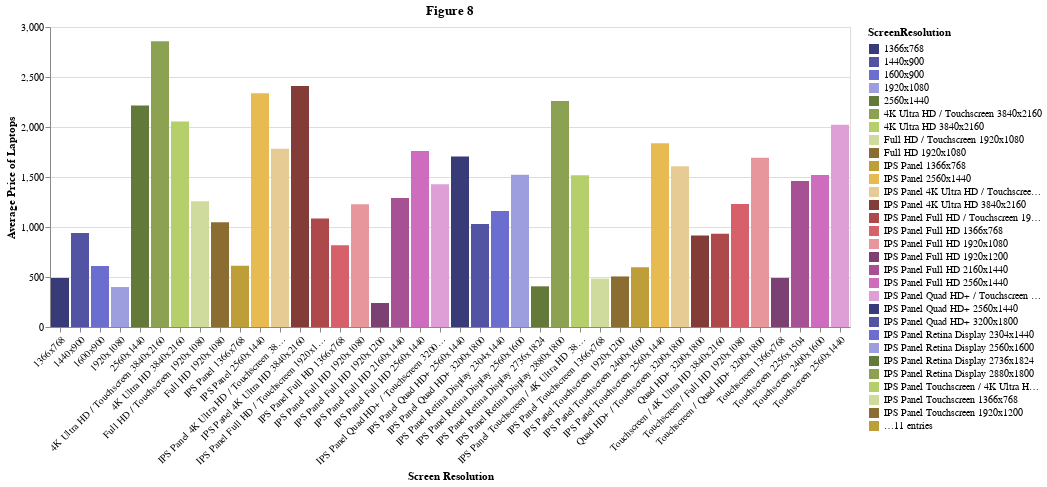

Source (notebook cell):
### Code cell
laptop_resolution_avg_price = (
    laptop_data.groupby(["ScreenResolution"])
        .mean(["Price_CAD"])
        .reset_index()
        .rename(columns = {"Price_CAD" : "Average Price"})
)

laptop_resolution_plot = alt.Chart(laptop_resolution_avg_price, title = 'Figure 8').mark_bar().encode(
    x=alt.X("ScreenResolution")
        .title("Screen Resolution"),
    y=alt.Y("Average Price")
        .title("Average Price of Laptops"),
    color=alt.Color("ScreenResolution")
            .scale(scheme="category20b")
).configure_axisX(labelAngle=-45)
laptop_resolution_plot

### Figure 1 — Vega-Lite specification as saved in the notebook (floating-point values rounded to 4 significant figures)
{"config": {"view": {"continuousWidth": 300, "continuousHeight": 300}, "axisX": {"labelAngle": -45}}, "data": {"name": "data-a0eddd06ce803b7520f27a4dae785506"}, "mark": {"type": "bar"}, "encoding": {"color": {"field": "ScreenResolution", "scale": {"scheme": "category20b"}, "type": "nominal"}, "x": {"field": "ScreenResolution", "title": "Screen Resolution", "type": "nominal"}, "y": {"field": "Average Price", "title": "Average Price of Laptops", "type": "quantitative"}}, "title": "Figure 8", "$schema": "https://vega.github.io/schema/vega-lite/v5.16.3.json", "datasets": {"data-a0eddd06ce803b7520f27a4dae785506": [{"ScreenResolution": "1366x768", "ScreenSize_Inches": 15.04, "Memory_GB": 4.708, "Storage": 217.9, "Weight_Kg": 2.025, "Average Price": 490.5}, {"ScreenResolution": "1440x900", "ScreenSize_Inches": 13.3, "Memory_GB": 8.0, "Storage": 192.0, "Weight_Kg": 1.345, "Average Price": 940.8}, {"ScreenResolution": "1600x900", "ScreenSize_Inches": 17.29, "Memory_GB": 6.435, "Storage": 88.65, "Weight_Kg": 2.922, "Average Price": 610.7}, {"ScreenResolution": "1920x1080", "ScreenSize_Inches": 15.07, "Memory_GB": 6.0, "Storage": 53.67, "Weight_Kg": 1.753, "Average Price": 399.7}, {"ScreenResolution": "2560x1440", "ScreenSize_Inches": 18.43, "Memory_GB": 16.0, "Storage": 426.7, "Weight_Kg": 2.407, "Average Price": 2216.0}, {"ScreenResolution": "4K Ultra HD / Touchscreen 3840x2160", "ScreenSize_Inches": 15.63, "Memory_GB": 18.67, "Storage": 254.6, "Weight_Kg": 2.266, "Average Price": 2857.0}, {"ScreenResolution": "4K Ultra HD 3840x2160", "ScreenSize_Inches": 15.84, "Memory_GB": 17.14, "Storage": 274.4, "Weight_Kg": 2.844, "Average Price": 2056.0}, {"ScreenResolution": "Full HD / Touchscreen 1920x1080", "ScreenSize_Inches": 14.02, "Memory_GB": 10.36, "Storage": 282.9, "Weight_Kg": 1.699, "Average Price": 1258.0}, {"ScreenResolution": "Full HD 1920x1080", "ScreenSize_Inches": 15.49, "Memory_GB": 8.715, "Storage": 217.1, "Weight_Kg": 2.158, "Average Price": 1047.0}, {"ScreenResolution": "IPS Panel 1366x768", "ScreenSize_Inches": 12.99, "Memory_GB": 5.714, "Storage": 143.0, "Weight_Kg": 1.581, "Average Price": 613.3}, {"ScreenResolution": "IPS Panel 2560x1440", "ScreenSize_Inches": 17.32, "Memory_GB": 14.0, "Storage": 256.2, "Weight_Kg": 1.945, "Average Price": 2338.0}, {"ScreenResolution": "IPS Panel 4K Ultra HD / Touchscreen 3840x2160", "ScreenSize_Inches": 13.47, "Memory_GB": 12.36, "Storage": 337.6, "Weight_Kg": 1.324, "Average Price": 1783.0}, {"ScreenResolution": "IPS Panel 4K Ultra HD 3840x2160", "ScreenSize_Inches": 15.97, "Memory_GB": 17.67, "Storage": 352.2, "Weight_Kg": 2.778, "Average Price": 2409.0}, {"ScreenResolution": "IPS Panel Full HD / Touchscreen 1920x1080", "ScreenSize_Inches": 14.0, "Memory_GB": 8.058, "Storage": 259.8, "Weight_Kg": 1.638, "Average Price": 1084.0}, {"ScreenResolution": "IPS Panel Full HD 1366x768", "ScreenSize_Inches": 15.6, "Memory_GB": 8.0, "Storage": 1.0, "Weight_Kg": 2.1, "Average Price": 817.0}, {"ScreenResolution": "IPS Panel Full HD 1920x1080", "ScreenSize_Inches": 15.35, "Memory_GB": 10.43, "Storage": 225.1, "Weight_Kg": 2.351, "Average Price": 1228.0}, {"ScreenResolution": "IPS Panel Full HD 1920x1200", "ScreenSize_Inches": 14.0, "Memory_GB": 4.0, "Storage": 32.0, "Weight_Kg": 1.4, "Average Price": 240.0}, {"ScreenResolution": "IPS Panel Full HD 2160x1440", "ScreenSize_Inches": 13.0, "Memory_GB": 8.0, "Storage": 384.0, "Weight_Kg": 1.05, "Average Price": 1290.0}, {"ScreenResolution": "IPS Panel Full HD 2560x1440", "ScreenSize_Inches": 14.0, "Memory_GB": 8.0, "Storage": 512.0, "Weight_Kg": 1.7, "Average Price": 1760.0}, {"ScreenResolution": "IPS Panel Quad HD+ / Touchscreen 3200x1800", "ScreenSize_Inches": 13.3, "Memory_GB": 14.67, "Storage": 384.2, "Weight_Kg": 1.277, "Average Price": 1428.0}, {"ScreenResolution": "IPS Panel Quad HD+ 2560x1440", "ScreenSize_Inches": 14.0, "Memory_GB": 30.67, "Storage": 426.7, "Weight_Kg": 1.223, "Average Price": 1704.0}, {"ScreenResolution": "IPS Panel Quad HD+ 3200x1800", "ScreenSize_Inches": 13.3, "Memory_GB": 8.0, "Storage": 256.0, "Weight_Kg": 1.27, "Average Price": 1030.0}, {"ScreenResolution": "IPS Panel Retina Display 2304x1440", "ScreenSize_Inches": 12.0, "Memory_GB": 8.0, "Storage": 384.0, "Weight_Kg": 0.92, "Average Price": 1159.0}, {"ScreenResolution": "IPS Panel Retina Display 2560x1600", "ScreenSize_Inches": 13.3, "Memory_GB": 8.0, "Storage": 320.0, "Weight_Kg": 1.37, "Average Price": 1522.0}, {"ScreenResolution": "IPS Panel Retina Display 2736x1824", "ScreenSize_Inches": 12.3, "Memory_GB": 6.0, "Storage": 64.0, "Weight_Kg": 1.4, "Average Price": 406.7}, {"ScreenResolution": "IPS Panel Retina Display 2880x1800", "ScreenSize_Inches": 15.4, "Memory_GB": 16.0, "Storage": 384.0, "Weight_Kg": 1.883, "Average Price": 2259.0}, {"ScreenResolution": "IPS Panel Touchscreen / 4K Ultra HD 3840x2160", "ScreenSize_Inches": 15.6, "Memory_GB": 12.0, "Storage": 192.0, "Weight_Kg": 2.38, "Average Price": 1517.0}, {"ScreenResolution": "IPS Panel Touchscreen 1366x768", "ScreenSize_Inches": 12.17, "Memory_GB": 5.333, "Storage": 106.7, "Weight_Kg": 1.36, "Average Price": 484.5}, {"ScreenResolution": "IPS Panel Touchscreen 1920x1200", "ScreenSize_Inches": 10.1, "Memory_GB": 4.0, "Storage": 64.0, "Weight_Kg": 0.69, "Average Price": 505.5}, {"ScreenResolution": "IPS Panel Touchscreen 2400x1600", "ScreenSize_Inches": 12.3, "Memory_GB": 4.0, "Storage": 32.0, "Weight_Kg": 1.15, "Average Price": 596.9}, {"ScreenResolution": "IPS Panel Touchscreen 2560x1440", "ScreenSize_Inches": 13.7, "Memory_GB": 9.6, "Storage": 358.4, "Weight_Kg": 1.568, "Average Price": 1838.0}, {"ScreenResolution": "Quad HD+ / Touchscreen 3200x1800", "ScreenSize_Inches": 13.3, "Memory_GB": 10.86, "Storage": 310.9, "Weight_Kg": 1.246, "Average Price": 1607.0}, {"ScreenResolution": "Quad HD+ 3200x1800", "ScreenSize_Inches": 13.3, "Memory_GB": 6.667, "Storage": 181.3, "Weight_Kg": 1.33, "Average Price": 915.7}, {"ScreenResolution": "Touchscreen / 4K Ultra HD 3840x2160", "ScreenSize_Inches": 12.5, "Memory_GB": 8.0, "Storage": 256.0, "Weight_Kg": 1.25, "Average Price": 932.0}, {"ScreenResolution": "Touchscreen / Full HD 1920x1080", "ScreenSize_Inches": 13.3, "Memory_GB": 8.0, "Storage": 256.0, "Weight_Kg": 1.1, "Average Price": 1230.0}, {"ScreenResolution": "Touchscreen / Quad HD+ 3200x1800", "ScreenSize_Inches": 13.3, "Memory_GB": 16.0, "Storage": 512.0, "Weight_Kg": 1.2, "Average Price": 1693.0}, {"ScreenResolution": "Touchscreen 1366x768", "ScreenSize_Inches": 14.85, "Memory_GB": 5.75, "Storage": 105.0, "Weight_Kg": 1.803, "Average Price": 490.8}, {"ScreenResolution": "Touchscreen 2256x1504", "ScreenSize_Inches": 16.83, "Memory_GB": 8.0, "Storage": 256.0, "Weight_Kg": 1.251, "Average Price": 1460.0}, {"ScreenResolution": "Touchscreen 2400x1600", "ScreenSize_Inches": 12.3, "Memory_GB": 10.67, "Storage": 298.7, "Weight_Kg": 1.1, "Average Price": 1520.0}, {"ScreenResolution": "Touchscreen 2560x1440", "ScreenSize_Inches": 13.77, "Memory_GB": 10.67, "Storage": 384.0, "Weight_Kg": 1.443, "Average Price": 2023.0}]}}
